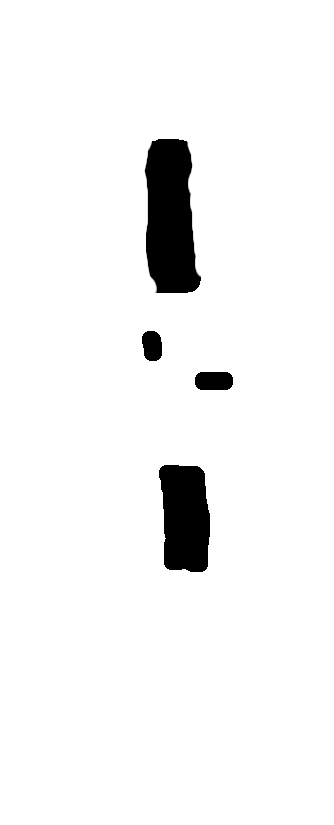
#> input picture no_go_tiplu.pgm, 334 x 825 px
$ python -i midDetection.py   (imports and definitions only)
#> lines starting #> are read from the running program, lines starting #| are printed output that depends on the picture; after the words box and inside, x2 and y2 are one past the last pixel; in counts of white or black regions, pixels touching at a corner belong together
from __future__ import print_function

import os
import cv2 as cv
import numpy as np
import argparse
import random as rng
import yaml

import findDoors


def roommiddle(src):
    rng.seed(1337)
    src = np.uint8(src)
    src = cv.merge((src[:, :, 0], src[:, :, 1], src[:, :, 2]))
    src = src[:, :, 0]
    # Show source image
    cv.namedWindow('Source Image', cv.WINDOW_NORMAL)
    cv.imshow('Source Image', src)
    cv.resizeWindow('Source Image', 2700, 900)
    cv.imwrite("base.png", src)
    #src = cv.imread("base.png")
    #
    cv.waitKey()
    cv.destroyAllWindows()
    #src[np.all(src == 255, axis=2)] = 0
    # np.all()
    # Show output image
    # cv.imshow('Black Background Image', src)
    kernel = np.array([[1, 1, 1], [1, -8, 1], [1, 1, 1]], dtype=np.float32)

    #_, src = cv.threshold(src, 200, 255, cv.THRESH_BINARY)
    src = cv.adaptiveThreshold(src, 255, cv.ADAPTIVE_THRESH_GAUSSIAN_C, \
                         cv.THRESH_BINARY, 11, 2)
    #findDoors.locatedoors(src)
    #imgLaplacian = cv.filter2D(src, cv.CV_32F, kernel)
    imgLaplacian = cv.Laplacian(src, 5)
    sharp = np.float32(src)
    imgResult = sharp - imgLaplacian
    # convert back to 8bits gray scale
    imgResult = np.clip(imgResult, 0, 255)
    imgResult = imgResult.astype('uint8')
    imgLaplacian = np.clip(imgLaplacian, 0, 255)
    imgLaplacian = np.uint8(imgLaplacian)
    cv.namedWindow('Laplace Filtered Image', cv.WINDOW_NORMAL)
    cv.imshow('Laplace Filtered Image', imgLaplacian)
    cv.resizeWindow('Laplace Filtered Image', 2700, 900)
    cv.waitKey()
    cv.destroyAllWindows()

    cv.namedWindow('New Sharped Image', cv.WINDOW_NORMAL)
    cv.imshow('New Sharped Image', imgResult)
    cv.resizeWindow('New Sharped Image', 2700, 900)
    cv.waitKey()
    cv.destroyAllWindows()
    #bw = cv.cvtColor(imgResult, cv.COLOR_BGR2GRAY)
    #_, bw = cv.threshold(bw, 40, 255, cv.THRESH_BINARY | cv.THRESH_OTSU)
    # cv.imshow('Binary Image', bw)
    bw = imgResult
    dist = cv.distanceTransform(bw, cv.DIST_L2, 3)
    # Normalize the distance image for range = {0.0, 1.0}
    # so we can visualize and threshold it
    cv.normalize(dist, dist, 0, 1.0, cv.NORM_MINMAX)

    cv.namedWindow('Distance Transform Image', cv.WINDOW_NORMAL)
    cv.imshow('Distance Transform Image', dist)
    cv.resizeWindow('Distance Transform Image', 2700, 900)
    cv.waitKey()
    cv.destroyAllWindows()

    _, dist = cv.threshold(dist, 0.2, 1.0, cv.THRESH_BINARY)
    # Dilate a bit the dist image
    kernel1 = np.ones((3, 3), dtype=np.uint8)
    dist = cv.dilate(dist, kernel1)

    cv.namedWindow('Peaks', cv.WINDOW_NORMAL)
    cv.imshow('Peaks', dist)
    cv.resizeWindow('Peaks', 2700, 900)
    cv.waitKey()
    cv.destroyAllWindows()

    dist_8u = dist.astype('uint8')
    # Find total markers
    contours, _ = cv.findContours(dist_8u, cv.RETR_EXTERNAL, cv.CHAIN_APPROX_SIMPLE)
    # Create the marker image for the watershed algorithm
    markers = np.zeros(dist.shape, dtype=np.int32)
    # Draw the foreground markers
    for i in range(len(contours)):
        cv.drawContours(markers, contours, i, (i + 1), -1)
    # Draw the background marker
    cv.circle(markers, (5, 5), 3, (255, 255, 255), -1)
    markers_8u = (markers * 10).astype('uint8')

    cv.namedWindow('Markers', cv.WINDOW_NORMAL)

    cv.imshow('Markers', markers_8u)
    cv.resizeWindow('Markers', 2700, 900)
    cv.waitKey()
    cv.destroyAllWindows()

    imgResult = cv.merge((imgResult, imgResult, imgResult))
    cv.watershed(imgResult, markers)
    mark = markers.astype('uint8')
    # mark = cv.bitwise_not(mark)

    cv.namedWindow('Markers_v2', cv.WINDOW_NORMAL)
    cv.imshow('Markers_v2', mark)
    cv.resizeWindow('Markers_v2', 2700, 900)
    cv.waitKey()
    cv.destroyAllWindows()

    # findDoors.locatedoors(cv.bitwise_not(imgResult))

    # color rooms

    colors = []
    for contour in contours:
        colors.append((rng.randint(0, 256), rng.randint(0, 256), rng.randint(0, 256)))
    dst = np.zeros((markers.shape[0], markers.shape[1], 3), dtype=np.uint8)
    for i in range(markers.shape[0]):
        for j in range(markers.shape[1]):
            index = markers[i, j]
            if index > 0 and index <= len(contours):
                dst[i, j, :] = colors[index - 1]
    cv.namedWindow('Final Result', cv.WINDOW_NORMAL)
    cv.imshow('Final Result', dst)
    cv.resizeWindow('Final Result', 2700, 900)
    cv.waitKey()
    cv.destroyAllWindows()

    #findDoors.locatedoors(dst)
    mat = recBoundaries(dst)
    mid = calcMiddle(mat)
    printcoordinates(mid)
    return dst


def recBoundaries(img):
    img = np.uint8(img)
    bw = np.zeros(img.shape, dtype=np.int32)
    bw = cv.cvtColor(img, cv.COLOR_BGR2GRAY)
    arr = []
    zuordnung = []

    for i in range(bw.shape[0]):
        for j in range(bw.shape[1]):
            index = 0
            if bw[i, j] > 0:
                if any(x == bw[i, j] for x in zuordnung):
                    index = zuordnung.index(bw[i, j])
                else:
                    index = len(zuordnung)
                    zuordnung.append(bw[i, j])
                    arr.append(np.zeros((2, 2, 2)))
                arr[index] = drawboundaries(arr[index], (i, j))
    return arr


def drawboundaries(mat, coordinates):
    if ((mat[0, 0][0] > coordinates[0]) and (mat[0, 0][1] > coordinates[1])) or \
            ((mat[0, 0][0] == 0) and (mat[0, 0][1] == 0)):
        mat[0, 0] = coordinates

    if (mat[1, 0][0] > coordinates[0]) and (mat[1, 0][1] < coordinates[1]):
        mat[1, 0] = coordinates

    if (mat[0, 1][0] < coordinates[0]) and (mat[0, 1][1] < coordinates[1]):
        mat[0, 1] = coordinates

    if (mat[1, 1][0] < coordinates[0]) and (mat[1, 1][1] < coordinates[1]):
        mat[1, 1] = coordinates

    return mat

def calcMiddle(matArray):
    res = []
    for i in matArray:
        tmpx = sum((i[0, 0][0], i[1, 1][0]))/2
        tmpy = sum((i[0, 0][1], i[1, 1][1])) / 2
        res.append((tmpy, tmpx))
    return res

def printcoordinates(coordarray):
    roomNumber = 1
    CenterCoordinatesByRoomNumber = {}
    for i in coordarray:
        # nesting the data like this makes to easy to extend the rooms configuration later,
        # in case we decide to not only store the center point but also the corners, etc.
        data = {
            roomNumber: {
                "center point": {
                    'x': float(i[0]),
                    'y': float(i[1]),
                }
            }
        }
        CenterCoordinatesByRoomNumber.update(data)
        roomNumber += 1

    output = {'rooms': CenterCoordinatesByRoomNumber}
    with open('map_setup.yaml', 'w') as outfile:
        yaml.dump(output, outfile, default_flow_style=False)

>>> import cv2
>>> picture = cv2.imread('../no_go_tiplu.pgm')
#> picture is the input picture: shape (825, 334, 3); min 0, max 255, mean 243.4
>>> result = roommiddle(picture)
#> in roommiddle, `src = cv.adaptiveThreshold(src, 255, cv.ADAPTIVE_THRESH_GAUSSIAN_C, \ ..`:
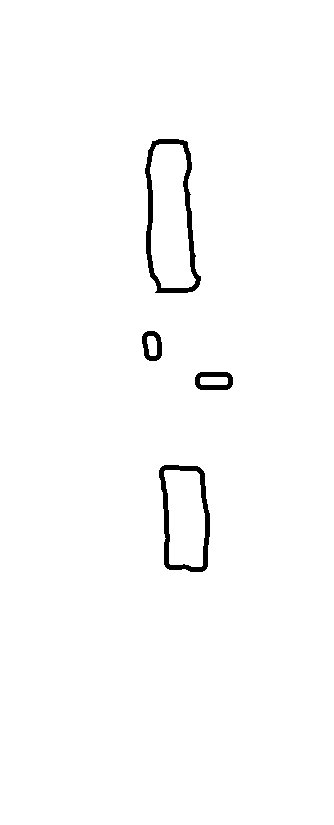
#> src: shape (825, 334); 98.6% white; 4 black regions, box (x1, y1, x2, y2) and area: (145, 139, 201, 293) 1786, (159, 465, 210, 572) 1346, (195, 372, 233, 390) 416, (142, 331, 162, 361) 336
#> in roommiddle, `imgLaplacian = cv.Laplacian(src, 5)`:
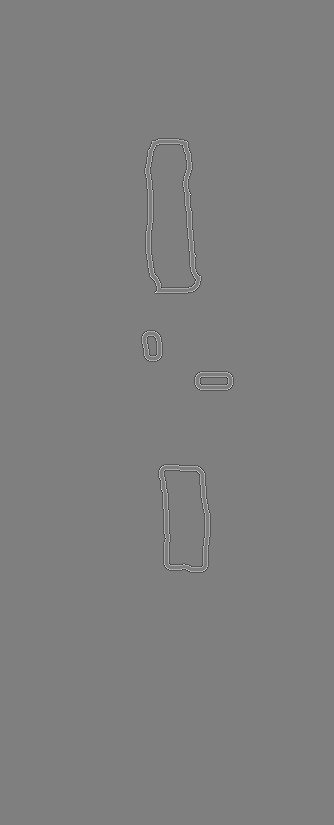
#> imgLaplacian: shape (825, 334) float32; min -765, max 765, mean 0; drawn with min black and max white
#> in roommiddle, `imgLaplacian = np.clip(imgLaplacian, 0, 255)`: imgLaplacian: shape (825, 334) float32; 0.56% white in thin lines or dots, all inside (x1, y1, x2, y2) = (142, 139, 233, 572)
#> in roommiddle, `dist = cv.distanceTransform(bw, cv.DIST_L2, 3)`:
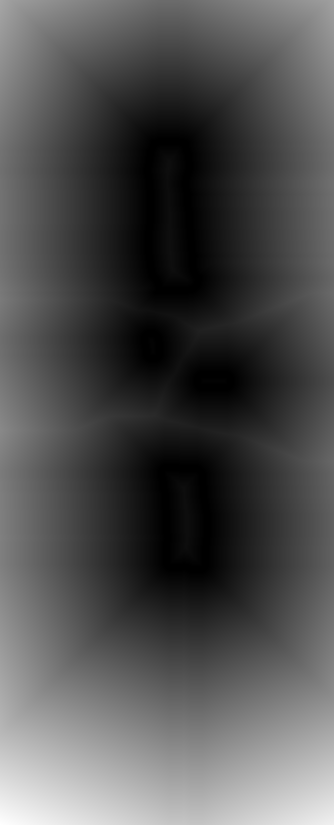
#> dist: shape (825, 334) float32; min 0, max 313.5, mean 99; drawn with min black and max white
#> in roommiddle, `_, dist = cv.threshold(dist, 0.2, 1.0, cv.THRESH_BINARY)`: dist: shape (825, 334) float32; values 0 (black) and 1 (white), 66.2% white; 1 black region, box (x1, y1, x2, y2) and area: (77, 74, 298, 637) 93272
#> in roommiddle, `dist = cv.dilate(dist, kernel1)`:
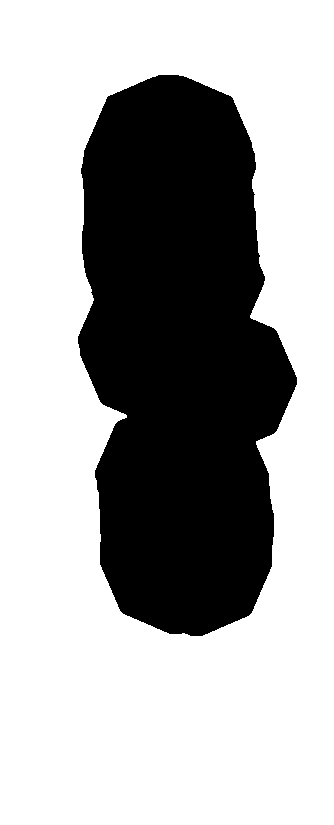
#> dist: shape (825, 334) float32; values 0 (black) and 1 (white), 66.8% white; 1 black region, box (x1, y1, x2, y2) and area: (78, 75, 297, 636) 91530
#> in roommiddle, `contours, _ = cv.findContours(dist_8u, cv.RETR_EXTERNAL, cv.CHAIN_APPR..`: contours = [[[0, 0], [0, 824], [333, 824], [333, 0]]]
#> the loop in roommiddle, `for i in range(len(contours)):` made 1 pass
#> after the loop in roommiddle, `for i in range(len(contours)):`: markers: shape (825, 334) int32; every value is 1
#> in roommiddle, `cv.circle(markers, (5, 5), 3, (255, 255, 255), -1)`:
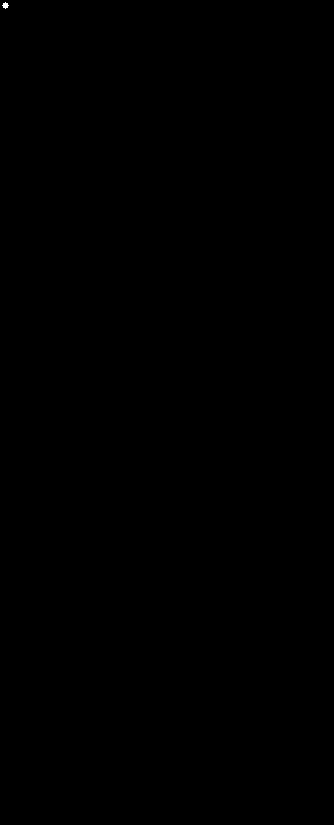
#> markers: shape (825, 334) int32; values 1 (black) and 255 (white), 0.01% white; 1 white region, box (x1, y1, x2, y2) and area: (2, 2, 9, 9) 29
#> in roommiddle, `mark = markers.astype('uint8')`:
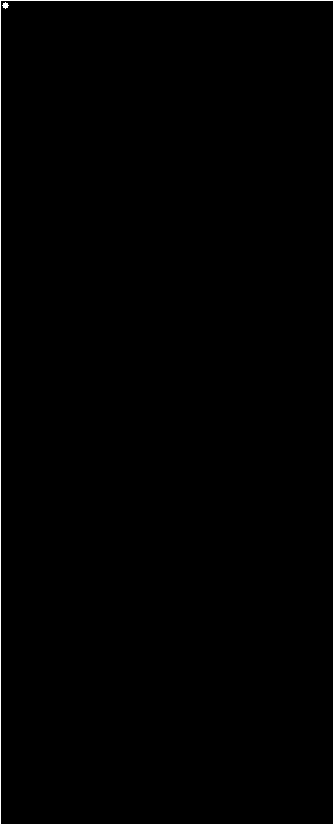
#> mark: shape (825, 334); values 1 (black) and 255 (white), 0.85% white in thin lines or dots
#> the loop in roommiddle, `for contour in contours:` made 1 pass
#> contour on pass 1: [[0, 0], [0, 824], [333, 824], [333, 0]]
#> after the loop in roommiddle, `for contour in contours:`: colors = [(187, 84, 170)]
#> after the loop in roommiddle, `for i in range(markers.shape[0]):`:
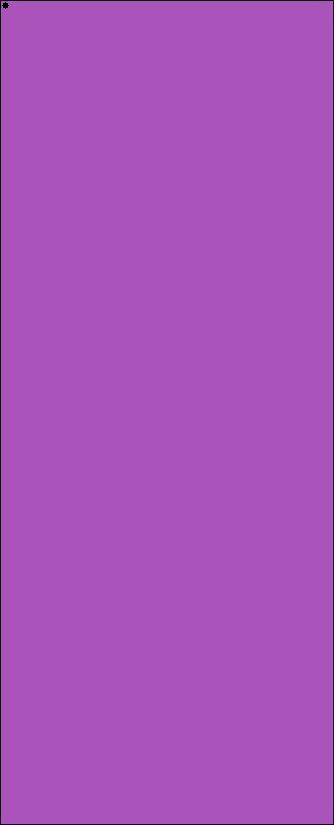
#> dst: shape (825, 334, 3); mean of channels 0, 1, 2 185.4, 83.3, 168.6; drawn as B, G, R
#> in recBoundaries, `bw = cv.cvtColor(img, cv.COLOR_BGR2GRAY)`: bw: shape (825, 334); values 0 (black) and 121 (white), 99.1% white; black in thin lines or dots
#> after the loop in recBoundaries, `for i in range(bw.shape[0]):`: arr = 1 item; zuordnung = [121]
#> in roommiddle, `mat = recBoundaries(dst)`: mat = 1 item
#> the loop in calcMiddle, `for i in matArray:` made 1 pass
#> (tmpx, tmpy) on pass 1: (164, 166.5)
#> after the loop in calcMiddle, `for i in matArray:`: res = [(166.5, 164)]
#> the loop in printcoordinates, `for i in coordarray:` made 1 pass
#> (i, roomNumber) on pass 1: ((166.5, 164), 2)
#> after the loop in printcoordinates, `for i in coordarray:`: CenterCoordinatesByRoomNumber = 1 item; roomNumber = 2
